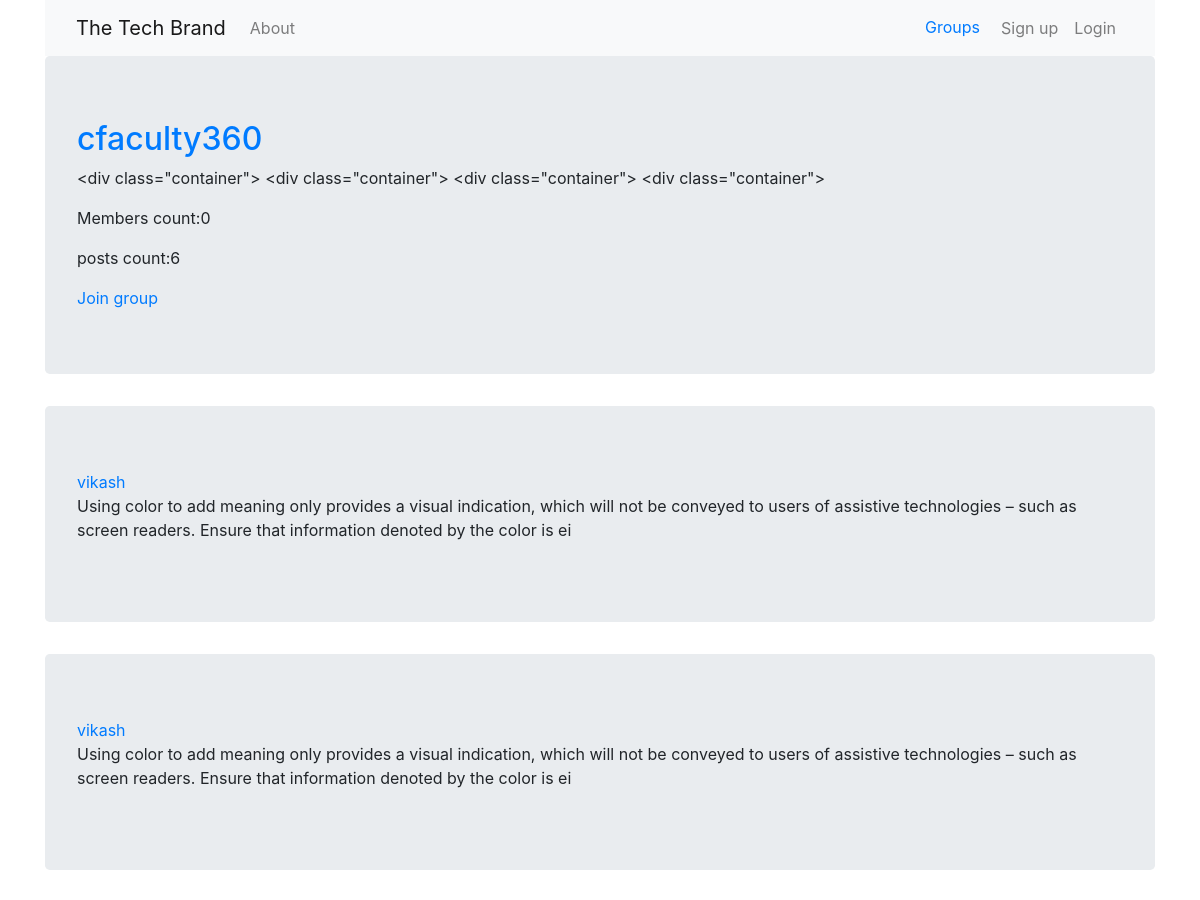
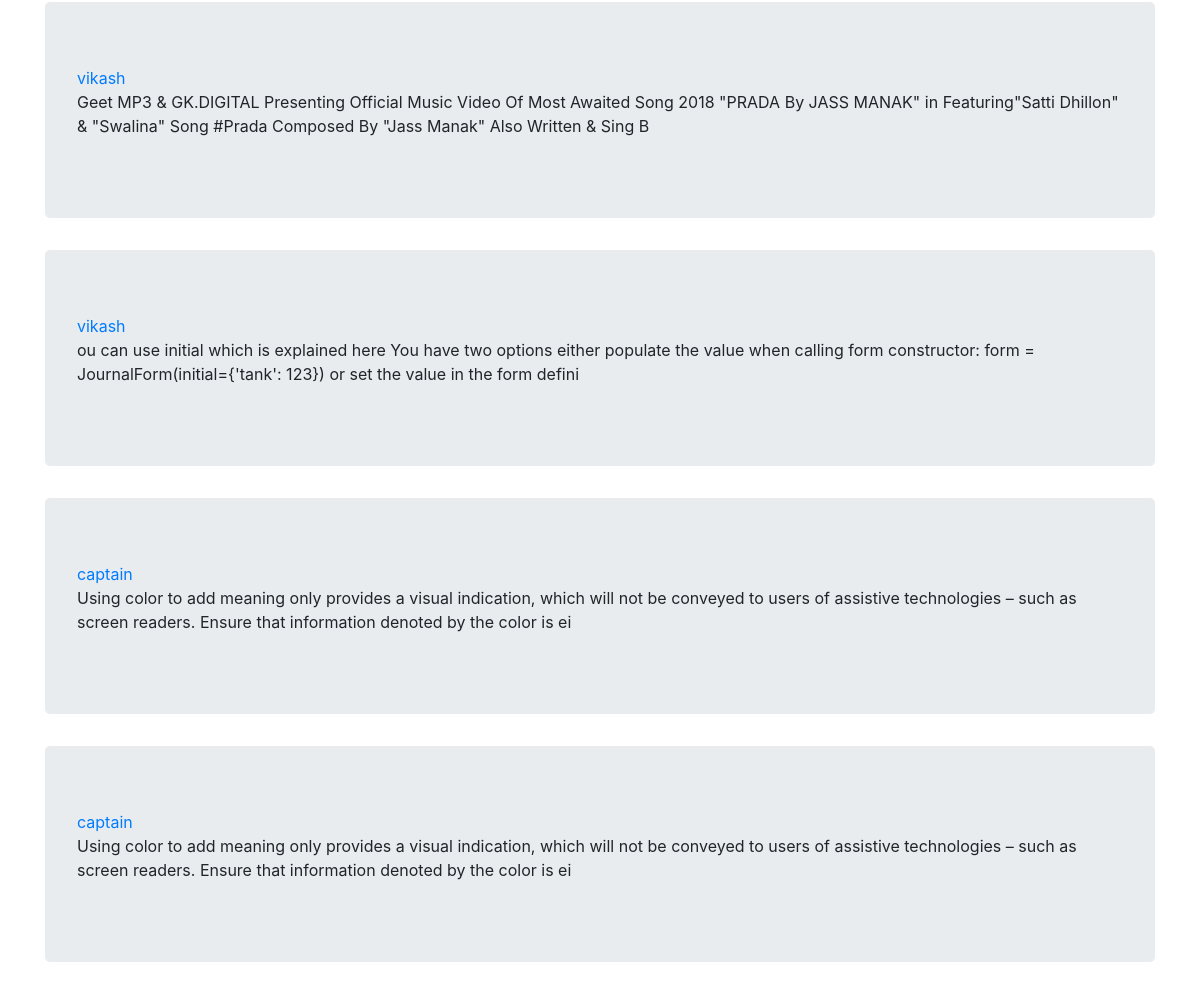
The app's page /group_detail/4/ with its own data (2 pictures, top to bottom).
### groups/models.py (models this page shows, shortened)
class group(models.Model):
    name=models.CharField(max_length=100)
    description=models.TextField(null=True)
    members=models.ManyToManyField(user)

### posts/models.py (models this page shows, shortened)
class post(models.Model):
    postcontent=models.CharField(max_length=1000)
    groupname=models.ForeignKey(group,related_name='posts', on_delete=models.PROTECT)
    user=models.ForeignKey(User,related_name='posts', on_delete=models.PROTECT)

### groups/gviews.py (the view)
# urls.py: url(r'^group_detail/(?P<pk>\d+)/$',gviews.group_detail.as_view(),name='group_detail' ),
class group_detail(DetailView):
    context_object_name = 'group_details'
    model=models.group
    template_name='groups/detailgroup.html'

### templates/groups/detailgroup.html
{% extends 'base.html' %}
{% block block1 %}
<div class="container">
<div class="jumbotron">
<a href="{% url 'group_detail' pk=group_details.pk %}"><h2>{{ group_details.name }}</h2></a>
<p>{{ group_details.description }}</p>
<p>Members count:{{ group_details.members.count }}</p>
<p>posts count:{{ group_details.posts.count }}</p>
{% if user in group_details.members.all %}
<a href="{% url 'group_leave' pk=group_details.pk %}" > Leave group</a>
{% else %}
<a href="{% url 'group_join' pk=group_details.pk %}" > Join group</a>
{% endif %}
</div>
{% for posts in group_details.posts.all %}
<div class="jumbotron">
<a href="#">{{ posts.user }}</a>
<p>{{ posts.postcontent }}</p>
</div>
{% endfor %}
</div>
{% endblock %}

### templates/base.html (shortened to what this page needs)
<!DOCTYPE html>
<html lang="en" dir="ltr">
  <head>
    <link href="https://stackpath.bootstrapcdn.com/bootstrap/4.1.3/css/bootstrap.min.css" rel="stylesheet">
  </head>
  <body>
    <div class="container">
  <nav class="navbar navbar-expand-lg navbar-light bg-light">
  <div class="container">
  <ul class="navbar-nav">
    <li class="nav-item ">
      <a class="navbar-brand" href="{% url 'home' %}">The Tech Brand</a>
    </li>
    <li class="nav-item">
      <a class="nav-link" href="#">About</a>
    </li>
  </ul>
    <ul class="nav navbar-nav navbar-right">
      <li><a href="{% url 'groups_list' %}" class="btn btn-simple">Groups</a></li>
            {% if user.is_authenticated %}
            <li><a href="{% url 'create_group' %}" class="btn btn-simple">Create group</a></li>
            <li><a href="{% url 'create_post' %}" class="btn btn-simple">Create post</a></li>
            <li><a href="{% url 'my_profile' %}" class="btn btn-simple">My account</a></li>
            <li><a href="{% url 'logout' %}" class="btn btn-simple">Log out</a></li>
              {% else %}
              <li><a class="nav-link" href="{% url 'signup' %}">Sign up</a></li>
              <li><a class="nav-link" href="{% url 'login' %}">Login</a></li>
            {% endif %}
  </ul>
</div>
</nav>
</div>
{% block block1 %}
{% endblock %}
  </body>
</html>

### records on screen
group: name "cfaculty360", description "<div class=\"container\"> <div class=\"container\"> <div class=\"container\"> <div class=\"container\">", members.count "0", posts.count "6"
post: user "vikash", postcontent "Using color to add meaning only provides a visual indication, which will not be conveyed to users of assistive technologies – such as screen readers. Ensure that information denoted by the color is ei"
post: user "vikash", postcontent "Using color to add meaning only provides a visual indication, which will not be conveyed to users of assistive technologies – such as screen readers. Ensure that information denoted by the color is ei"
post: user "vikash", postcontent "Geet MP3 & GK.DIGITAL Presenting Official Music Video Of Most Awaited Song 2018 \"PRADA By JASS MANAK\" in Featuring\"Satti Dhillon\" & \"Swalina\" Song #Prada Composed By \"Jass Manak\" Also Written & Sing B"
post: user "vikash", postcontent "ou can use initial which is explained here You have two options either populate the value when calling form constructor: form = JournalForm(initial={'tank': 123}) or set the value in the form defini"
post: user "captain", postcontent "Using color to add meaning only provides a visual indication, which will not be conveyed to users of assistive technologies – such as screen readers. Ensure that information denoted by the color is ei"
post: user "captain", postcontent "Using color to add meaning only provides a visual indication, which will not be conveyed to users of assistive technologies – such as screen readers. Ensure that information denoted by the color is ei"
